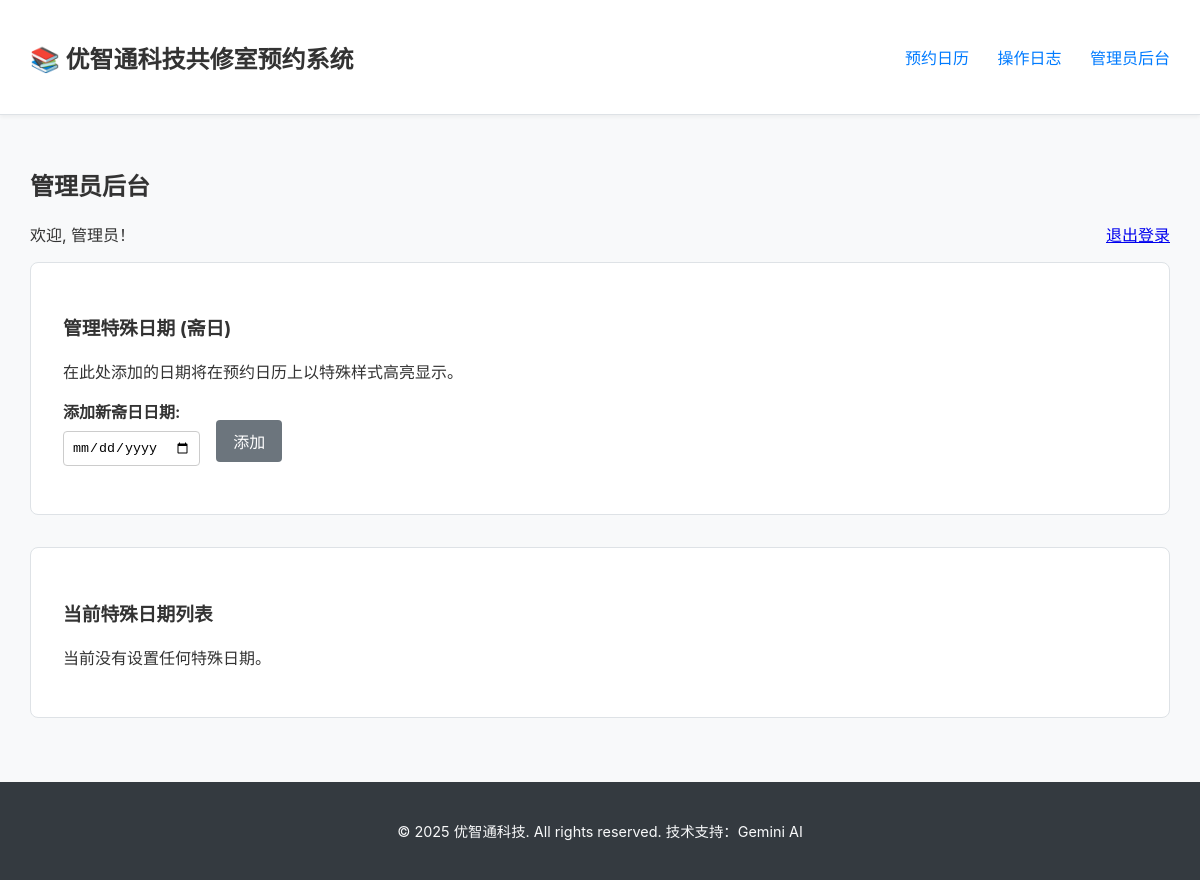
Before: /admin (signed in) with the older database file.
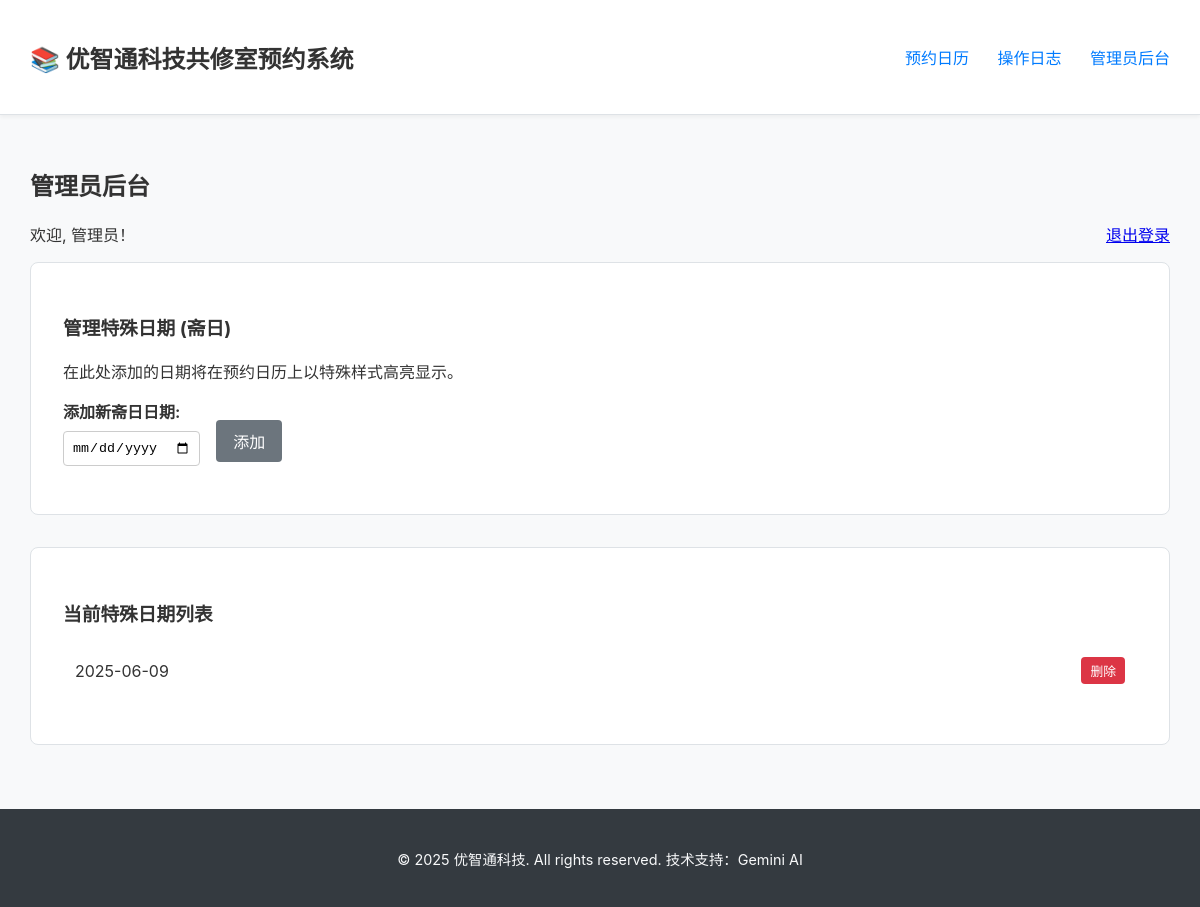
After: the same page with the newer database file.
### app.py (models this page shows)
    class SpecialDate(sql_alchemy_db.Model):
        date_str = sql_alchemy_db.Column(sql_alchemy_db.String(20), primary_key=True)

### app.py (the view, shortened to what this page needs)
@app.route('/admin', methods=['GET', 'POST'])
@check_db_connection
@admin_required
def admin():
    special_dates = set()
    if db_is_redis:
        special_dates = sorted(list(db.smembers('special_dates') or set()))
    else:
        special_dates = sorted([d.date_str for d in SpecialDate.query.all()])
    return render_template('admin.html', special_dates=special_dates, special_date_name="斋日")

### app.py (called while the page is built)
def check_db_connection(f):
    @wraps(f)
    def decorated_function(*args, **kwargs):
        db_handle = db if db_is_redis else db.session
        if db_handle is None:
            return "数据库连接失败，请检查服务器配置或环境变量。", 503
        return f(*args, **kwargs)
    return decorated_function

def admin_required(f):
    @wraps(f)
    def decorated_function(*args, **kwargs):
        if not session.get('is_admin'):
            return redirect(url_for('admin_login'))
        return f(*args, **kwargs)
    return decorated_function

### templates/admin.html (shortened to what this page needs)
{% extends "base.html" %}
{% block content %}
<h2>管理员后台</h2>
{% if login_required %}
    <div class="admin-login">
        <h3>管理员登录</h3>
        <form method="post" action="{{ url_for('admin_login') }}">
            <div class="form-group">
                <label for="password">密码:</label>
                <input type="password" id="password" name="password" required>
            </div>
            {% if error %}
                <p class="error-message">{{ error }}</p>
            {% endif %}
            <button type="submit" class="button-primary">登录</button>
        </form>
    </div>
{% else %}
    <p>欢迎, 管理员！<a href="{{ url_for('admin_logout') }}" style="float:right;">退出登录</a></p>
    <div class="admin-section">
        <h3>管理特殊日期 ({{ special_date_name }})</h3>
        <p>在此处添加的日期将在预约日历上以特殊样式高亮显示。</p>
        <form method="post" class="inline-form">
            <div class="form-group">
                <label for="add_date">添加新{{ special_date_name }}日期:</label>
                <input type="date" id="add_date" name="add_date" required>
            </div>
            <button type="submit" class="button">添加</button>
        </form>
    </div>
    <div class="admin-section">
        <h3>当前特殊日期列表</h3>
        {% if special_dates %}
        <ul class="item-list">
            {% for s_date in special_dates %}
            <li>
                <span>{{ s_date }}</span>
                <form method="post" class="inline-form">
                    <button type="submit" class="button-danger-small">删除</button>
                </form>
            </li>
            {% endfor %}
        </ul>
        {% else %}
        <p>当前没有设置任何特殊日期。</p>
        {% endif %}
    </div>
{% endif %}
{% endblock %}

### templates/base.html (shortened to what this page needs)
<!DOCTYPE html>
<html lang="zh-CN">
<head>
    <link rel="stylesheet" href="{{ url_for('static', filename='css/style.css') }}">
</head>
<body>
    <header>
        <div class="container">
            <h1><a href="{{ url_for('welcome') }}">📚 优智通科技共修室预约系统</a></h1>
            <nav>
                <a href="{{ url_for('schedule') }}">预约日历</a>
                <a href="{{ url_for('logs') }}">操作日志</a>
                <a href="{{ url_for('admin') }}">管理员后台</a>
            </nav>
        </div>
    </header>
    <main>
        <div class="container">
            {% block content %}{% endblock %}
        </div>
    </main>
    <footer>
        <div class="container">
            <p>&copy; 2025 优智通科技. All rights reserved. 技术支持：Gemini AI</p>
        </div>
    </footer>
</body>
</html>

### static/css/style.css (style rules this page uses)
:root { --primary-color: #007bff; --primary-hover-color: #0056b3; --danger-color: #dc3545; --danger-hover-color: #c82333; --special-date-bg: #fff3cd; --border-color: #dee2e6; --background-color: #f8f9fa; --text-color: #333; --header-bg: #ffffff; --footer-bg: #343a40; --footer-text: #f8f9fa; --font-family: -apple-system, BlinkMacSystemFont, "Segoe UI", Roboto, "Helvetica Neue", Arial, sans-serif; }
body { font-family: var(--font-family); margin: 0; background-color: var(--background-color); color: var(--text-color); display: flex; flex-direction: column; min-height: 100vh; }
.container { width: 95%; max-width: 1400px; margin: 0 auto; padding: 0 1rem; }
header { background: var(--header-bg); border-bottom: 1px solid var(--border-color); padding: 1rem 0; box-shadow: 0 2px 4px rgba(0,0,0,0.05); }
header .container { display: flex; justify-content: space-between; align-items: center; }
header h1 a { text-decoration: none; color: var(--text-color); font-size: 1.5rem; }
header nav a { margin-left: 1.5rem; text-decoration: none; color: var(--primary-color); font-weight: 500; }
main { flex-grow: 1; padding: 2rem 0; }
footer { background: var(--footer-bg); color: var(--footer-text); padding: 1.5rem 0; text-align: center; font-size: 0.9rem; }
.button, .button-primary, .button-danger, .button-danger-small { display: inline-block; padding: 0.5rem 1rem; border: 1px solid transparent; border-radius: 0.25rem; text-decoration: none; cursor: pointer; font-size: 1rem; transition: all 0.2s ease-in-out; text-align: center; }
.button { background-color: #6c757d; color: white; }
.button-danger-small { padding: 0.2rem 0.5rem; font-size: 0.8rem; background-color: var(--danger-color); color: white; }
.item-list { list-style: none; padding: 0; }
.item-list li { display: flex; justify-content: space-between; align-items: center; padding: 0.75rem; border-bottom: 1px solid var(--border-color); }
.item-list li:last-child { border-bottom: none; }
.form-group { margin-bottom: 1rem; }
.form-group label { display: block; margin-bottom: 0.5rem; font-weight: bold; }
.form-group input[type="text"], .form-group input[type="password"], .form-group input[type="date"] { width: 100%; padding: 0.5rem; border: 1px solid #ccc; border-radius: 4px; box-sizing: border-box; }
.inline-form { display: flex; gap: 1rem; align-items: center; }
.admin-login, .admin-section { background: white; padding: 2rem; border-radius: 8px; margin-bottom: 2rem; border: 1px solid var(--border-color); }

Changed rows visible on the page:
added SpecialDate: date_str "2025-06-09"
Other visible differences:
text no longer shown: "当前没有设置任何特殊日期。"
